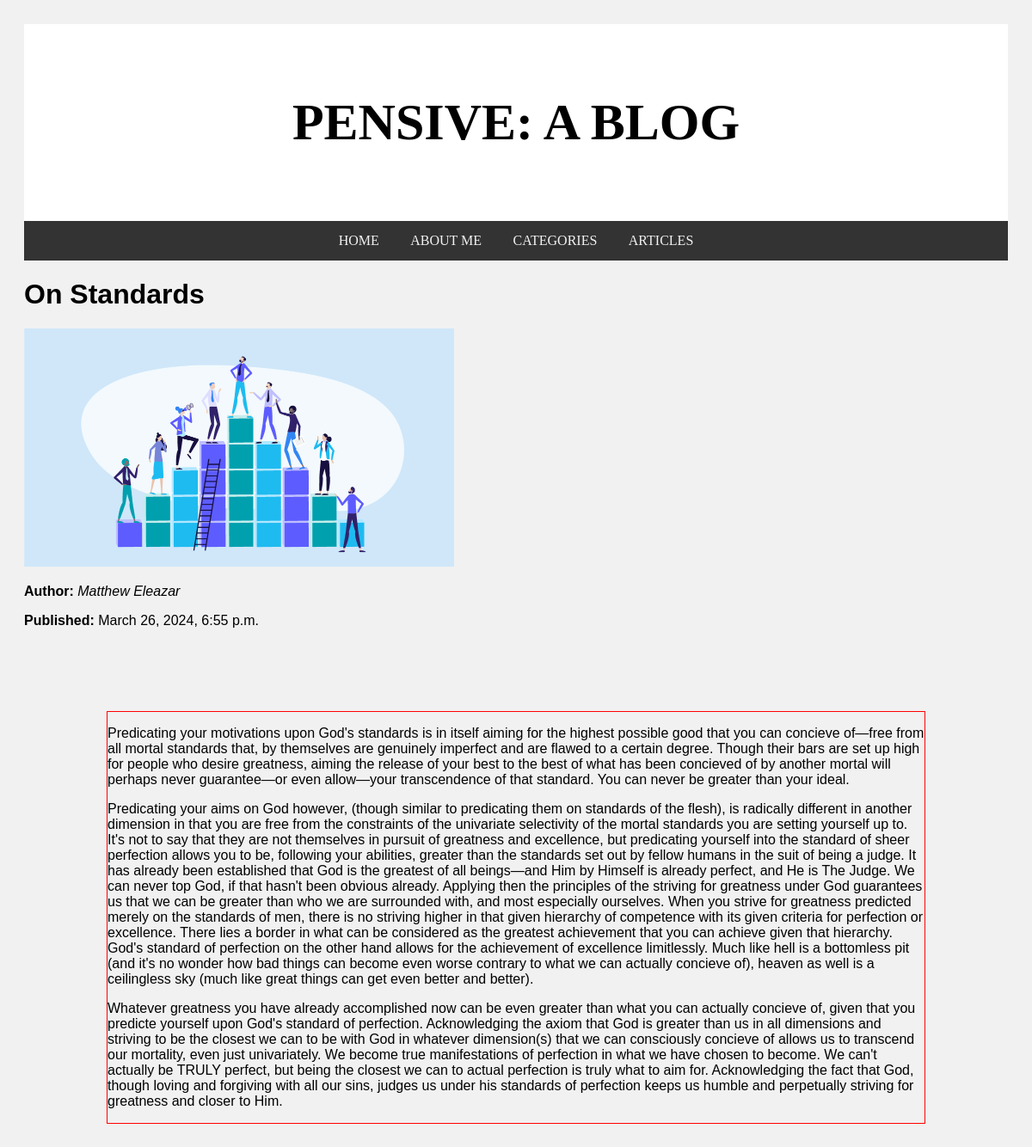
Page /blog/2 on the committed database.
### blog/models.py (models this page shows, shortened)
class Post(models.Model):
    title = models.CharField(max_length=200)
    content = models.TextField(max_length=10000)
    author_name = models.CharField(max_length=200)
    pub_date = models.DateTimeField('date published')
    image = models.ImageField(upload_to='posts_images/', null=True, blank=True)

### blog/views.py (the view)
# urls.py: path('blog/<int:pk>', views.PostDetailView.as_view(), name='detail'),  # display the detail of a blog post at the /blog/<id>/ URL
class PostDetailView(DetailView):
    model = Post
    template_name = 'blog/post_detail.html'

### blog/templates/blog/post_detail.html (shortened to what this page needs)
{% extends 'base.html' %}
{% block content %}
    <h1>{{ post.title }}</h1>
    <img src="{{ post.image.url }}" alt="{{ post.title }}" width="500">
    <p><strong>Author:</strong> <em>{{ post.author_name }}</em></p>
    <p><strong>Published:</strong> {{ post.pub_date }}</p>
    <div class="content-margin">
        {{ post.content|linebreaks }}
    </div>
{% endblock %}

### blog/static/blog/styles.css (style rules this page uses)
* { box-sizing: border-box; }
body { font-family: "Source Sans Pro", Helvetica, sans-serif; padding: 20px; background: #f1f1f1; }
.content-margin { margin: 1in; border: 1px solid red; }

### rows in the picture
Post: title "On Standards", image (picture), author_name "Matthew Eleazar", pub_date "March 26, 2024, 6:55 p.m.", content "Predicating your motivations upon God's standards is in itself aiming for the highest possible good that you can concieve of—free from all mortal standards that, by themselves are genuinely imperfect and are flawed to a certain degree. Though their bars are set up high for people who desire greatness, aiming the release of your best to the best of what has been concieved of by another mortal will perhaps never guarantee—or even allow—your transcendence of that standard. You can never be greater than your ideal. Predicating your aims on God however, (though similar to predicating them on standards of the flesh), is radically different in another dimension in that you are free from the…"
